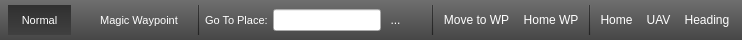
    <widget class="QFrame" name="frameTopBar">
     <property name="sizePolicy">
      <sizepolicy hsizetype="MinimumExpanding" vsizetype="Preferred">
       <horstretch>0</horstretch>
       <verstretch>0</verstretch>
      </sizepolicy>
     </property>
     <property name="minimumSize">
      <size>
       <width>0</width>
       <height>32</height>
      </size>
     </property>
     <property name="maximumSize">
      <size>
       <width>16777215</width>
       <height>40</height>
      </size>
     </property>
     <property name="contextMenuPolicy">
      <enum>Qt::NoContextMenu</enum>
     </property>
     <property name="styleSheet">
      <string notr="true">QFrame{
background-color: qlineargradient(spread:pad, x1:0.5, y1:0, x2:0.5, y2:1, stop:0 rgba(110, 110, 110, 255), stop:1 rgba(71, 71, 71, 255));
color: rgba(0, 0, 0, 128);
}

QLabel {
background-color: transparent;
/* background-color: qlineargradient(spread:pad, x1:0.5, y1:0, x2:0.5, y2:1, stop:0 rgba(0, 0, 0, 80), stop:1 rgba(0, 0, 0, 80)); */
color: rgb(255, 255, 255);
/*border: 1px solid black;*/
border: none;
border-radius: 2px;
}

QToolButton {	/* all types of tool button */ 
background-color: transparent;
color: rgb(255, 255, 255);

/*height: 24px;*/

/*border-style: none;*/
/* border: 1px solid rgba(0, 0, 0, 64);  */
/* border: 0px; */
border-radius: 0px;
/*border-radius: 3px;*/
}
QToolButton:disabled {
background-color: qlineargradient(spread:pad, x1:0.5, y1:0, x2:0.5, y2:1, stop:0 rgba(128, 128, 128, 128), stop:1 rgba(128, 128, 128, 128));
color: rgba(255, 255, 255, 128);

/*height: 24px;*/

border: none;
border-radius: 0px;
/*
border: 1px  solid rgb(255, 255, 255); 
border-radius: 0px;
border-top-color: rgba(0, 0, 0, 64);
border-right-color: rgba(0, 0, 0, 64);
border-bottom-color: rgba(255, 255, 255, 64);
border-left-color: rgba(255, 255, 255, 64);
*/
}
QToolButton:hover {
background-color: qlineargradient(spread:pad, x1:0.5, y1:0, x2:0.5, y2:1, stop:0 rgba(255, 255, 255,128), stop:1 rgba(180, 180, 180, 128));
color: rgb(255, 255, 255);

/*height: 24px;*/

border: 0px; 
border-radius: 0px;
/*border-radius: 3px;*/
}
QToolButton:pressed {
background-color: qlineargradient(spread:pad, x1:0.5, y1:0, x2:0.5, y2:1, stop:0 rgba(48, 48, 48, 255), stop:1 rgba(64, 64, 64, 255));
color: rgb(255, 255, 255);

/*height: 24px;*/

border: none;
border-radius: 0px;
/*
border: 1px  solid rgb(255, 255, 255); 
border-radius: 0px;
border-top-color: rgba(0, 0, 0, 64);
border-right-color: rgba(0, 0, 0, 64);
border-bottom-color: rgba(255, 255, 255, 64);
border-left-color: rgba(255, 255, 255, 64);
*/
}

QToolButton:checked {
background-color: qlineargradient(spread:pad, x1:0.5, y1:0, x2:0.5, y2:1, stop:0 rgba(48, 48, 48, 255), stop:1 rgba(64, 64, 64, 255));
color: rgb(255, 255, 255);

/*height: 24px;*/

border: none;
border-radius: 0px;
/*
border: 1px  solid rgb(255, 255, 255); 
border-radius: 0px;
border-top-color: rgba(0, 0, 0, 64);
border-right-color: rgba(0, 0, 0, 64);
border-bottom-color: rgba(255, 255, 255, 64);
border-left-color: rgba(255, 255, 255, 64);
*/
}

QPushButton {
background-color: transparent;
color: rgb(255, 255, 255);

/*height: 24px;*/

/*border-style: none;*/
/* border: 1px solid rgba(0, 0, 0, 64);  */
/* border: 0px; */
border-radius: 0px;
/*border-radius: 3px;*/
}
QPushButton:disabled {
background-color: qlineargradient(spread:pad, x1:0.5, y1:0, x2:0.5, y2:1, stop:0 rgba(128, 128, 128, 128), stop:1 rgba(128, 128, 128, 128));
color: rgb(255, 255, 255);

/*height: 24px;*/

border: none;
border-radius: 0px;
/*
border: 1px  solid rgb(255, 255, 255); 
border-radius: 0px;
border-top-color: rgba(0, 0, 0, 64);
border-right-color: rgba(0, 0, 0, 64);
border-bottom-color: rgba(255, 255, 255, 64);
border-left-color: rgba(255, 255, 255, 64);
*/
}
QPushButton:hover {
background-color: qlineargradient(spread:pad, x1:0.5, y1:0, x2:0.5, y2:1, stop:0 rgba(255, 255, 255,128), stop:1 rgba(180, 180, 180, 128));
color: rgb(255, 255, 255);

/*height: 24px;*/

border: 0px; 
border-radius: 0px;
/*border-radius: 3px;*/
}
QPushButton:pressed {
background-color: qlineargradient(spread:pad, x1:0.5, y1:0, x2:0.5, y2:1, stop:0 rgba(48, 48, 48, 255), stop:1 rgba(64, 64, 64, 255));
color: rgb(255, 255, 255);

/*height: 24px;*/

border: none;
border-radius: 0px;
/*
border: 1px  solid rgb(255, 255, 255); 
border-radius: 0px;
border-top-color: rgba(0, 0, 0, 64);
border-right-color: rgba(0, 0, 0, 64);
border-bottom-color: rgba(255, 255, 255, 64);
border-left-color: rgba(255, 255, 255, 64);
*/
}

QComboBox {
background-color: qlineargradient(spread:pad, x1:0.5, y1:0, x2:0.5, y2:1, stop:0 rgba(48, 48, 48, 255), stop:1 rgba(120, 120, 120, 255));
color: rgba(255, 255, 255, 255);
border: 1px solid rgba(0, 0, 0, 128); 
border-radius: 0px;
}
QComboBox::down-arrow:on {
background-color: qlineargradient(spread:pad, x1:0.5, y1:0, x2:0.5, y2:1, stop:0 rgba(48, 48, 48, 255), stop:1 rgba(120, 120, 120, 255));
top: 1px; left: 1px;	/* move the arrow when the popup is open */
}
QComboBox::down-arrow {
     image: url(:/opmap/images/combobox_down_arrow.png);
}
QComboBox:drop-down {
background-color: qlineargradient(spread:pad, x1:0.5, y1:0, x2:0.5, y2:1, stop:0 rgba(110, 110, 110, 255), stop:1 rgba(71, 71, 71, 255));
border-left: 1px solid rgba(0, 0, 0, 128);
/*     subcontrol-origin: padding;
     subcontrol-position: top right;
     border-top-right-radius: 1px;
     border-bottom-right-radius: 1px; */
}
QComboBox QAbstractItemView { /* the drop down list */
background-color: rgb(255, 255, 255);
color: rgb(0, 0, 0);
border: 1px solid rgba(0, 0, 0, 128);
selection-background-color: rgb(160, 160, 255);
border-radius: 2px;
}
</string>
     </property>
     <property name="frameShape">
      <enum>QFrame::NoFrame</enum>
     </property>
     <property name="frameShadow">
      <enum>QFrame::Plain</enum>
     </property>
     <layout class="QHBoxLayout" name="horizontalLayout_4">
      <property name="spacing">
       <number>0</number>
      </property>
      <property name="margin">
       <number>0</number>
      </property>
      <item>
       <layout class="QHBoxLayout" name="layoutWidgetStatusBar_2">
        <property name="spacing">
         <number>5</number>
        </property>
        <property name="leftMargin">
         <number>8</number>
        </property>
        <property name="topMargin">
         <number>5</number>
        </property>
        <property name="rightMargin">
         <number>8</number>
        </property>
        <property name="bottomMargin">
         <number>5</number>
        </property>
        <item>
         <widget class="QToolButton" name="toolButtonNormalMapMode">
          <property name="sizePolicy">
           <sizepolicy hsizetype="Fixed" vsizetype="Preferred">
            <horstretch>0</horstretch>
            <verstretch>0</verstretch>
           </sizepolicy>
          </property>
          <property name="font">
           <font>
            <pointsize>8</pointsize>
           </font>
          </property>
          <property name="toolTip">
           <string>Normal Map Mode</string>
          </property>
          <property name="text">
           <string>   Normal   </string>
          </property>
          <property name="iconSize">
           <size>
            <width>16</width>
            <height>32</height>
           </size>
          </property>
          <property name="checkable">
           <bool>true</bool>
          </property>
          <property name="checked">
           <bool>true</bool>
          </property>
          <property name="toolButtonStyle">
           <enum>Qt::ToolButtonTextOnly</enum>
          </property>
         </widget>
        </item>
        <item>
         <spacer name="horizontalSpacer">
          <property name="orientation">
           <enum>Qt::Horizontal</enum>
          </property>
          <property name="sizeType">
           <enum>QSizePolicy::Fixed</enum>
          </property>
          <property name="sizeHint" stdset="0">
           <size>
            <width>10</width>
            <height>20</height>
           </size>
          </property>
         </spacer>
        </item>
        <item>
         <widget class="QToolButton" name="toolButtonMagicWaypointMapMode">
          <property name="sizePolicy">
           <sizepolicy hsizetype="Fixed" vsizetype="Preferred">
            <horstretch>0</horstretch>
            <verstretch>0</verstretch>
           </sizepolicy>
          </property>
          <property name="font">
           <font>
            <pointsize>8</pointsize>
           </font>
          </property>
          <property name="toolTip">
           <string>Magic Waypoint Map Mode</string>
          </property>
          <property name="text">
           <string>   Magic Waypoint   </string>
          </property>
          <property name="iconSize">
           <size>
            <width>16</width>
            <height>32</height>
           </size>
          </property>
          <property name="checkable">
           <bool>true</bool>
          </property>
          <property name="toolButtonStyle">
           <enum>Qt::ToolButtonTextOnly</enum>
          </property>
         </widget>
        </item>
        <item>
         <widget class="Line" name="line_6">
          <property name="frameShadow">
           <enum>QFrame::Plain</enum>
          </property>
          <property name="orientation">
           <enum>Qt::Vertical</enum>
          </property>
         </widget>
        </item>
        <item>
         <widget class="QLabel" name="label_2">
          <property name="font">
           <font>
            <pointsize>8</pointsize>
           </font>
          </property>
          <property name="text">
           <string>Go To Place:</string>
          </property>
         </widget>
        </item>
        <item>
         <widget class="QLineEdit" name="leFind"/>
        </item>
        <item>
         <widget class="QToolButton" name="tbFind">
          <property name="text">
           <string>...</string>
          </property>
          <property name="icon">
           <iconset resource="opmap.qrc">
            <normaloff>:/opmap/images/waypoint.png</normaloff>:/opmap/images/waypoint.png</iconset>
          </property>
         </widget>
        </item>
        <item>
         <spacer name="horizontalSpacer_4">
          <property name="orientation">
           <enum>Qt::Horizontal</enum>
          </property>
          <property name="sizeHint" stdset="0">
           <size>
            <width>10</width>
            <height>20</height>
           </size>
          </property>
         </spacer>
        </item>
        <item>
         <widget class="QLabel" name="label">
          <property name="font">
           <font>
            <pointsize>8</pointsize>
           </font>
          </property>
          <property name="text">
           <string/>
          </property>
         </widget>
        </item>
        <item>
         <widget class="Line" name="lineWaypoint">
          <property name="frameShadow">
           <enum>QFrame::Plain</enum>
          </property>
          <property name="orientation">
           <enum>Qt::Vertical</enum>
          </property>
         </widget>
        </item>
        <item>
         <widget class="QToolButton" name="toolButtonMoveToWP">
          <property name="sizePolicy">
           <sizepolicy hsizetype="Fixed" vsizetype="Preferred">
            <horstretch>0</horstretch>
            <verstretch>0</verstretch>
           </sizepolicy>
          </property>
          <property name="toolTip">
           <string>Click to move the UAV to the magic waypoint position</string>
          </property>
          <property name="text">
           <string>Move to WP</string>
          </property>
          <property name="icon">
           <iconset resource="opmap.qrc">
            <normaloff>:/opmap/images/move_to_wp.png</normaloff>:/opmap/images/move_to_wp.png</iconset>
          </property>
          <property name="iconSize">
           <size>
            <width>28</width>
            <height>28</height>
           </size>
          </property>
         </widget>
        </item>
        <item>
         <widget class="QToolButton" name="toolButtonHomeWaypoint">
          <property name="sizePolicy">
           <sizepolicy hsizetype="Fixed" vsizetype="Preferred">
            <horstretch>0</horstretch>
            <verstretch>0</verstretch>
           </sizepolicy>
          </property>
          <property name="toolTip">
           <string>Move the magic waypoint to the home position</string>
          </property>
          <property name="text">
           <string>Home WP</string>
          </property>
          <property name="icon">
           <iconset resource="opmap.qrc">
            <normaloff>:/opmap/images/home_wp.png</normaloff>:/opmap/images/home_wp.png</iconset>
          </property>
          <property name="iconSize">
           <size>
            <width>28</width>
            <height>28</height>
           </size>
          </property>
         </widget>
        </item>
        <item>
         <widget class="Line" name="line_8">
          <property name="frameShadow">
           <enum>QFrame::Plain</enum>
          </property>
          <property name="orientation">
           <enum>Qt::Vertical</enum>
          </property>
         </widget>
        </item>
        <item>
         <widget class="QToolButton" name="toolButtonMapHome">
          <property name="sizePolicy">
           <sizepolicy hsizetype="Fixed" vsizetype="Preferred">
            <horstretch>0</horstretch>
            <verstretch>0</verstretch>
           </sizepolicy>
          </property>
          <property name="toolTip">
           <string>Center map over home position</string>
          </property>
          <property name="text">
           <string>Home</string>
          </property>
          <property name="icon">
           <iconset resource="opmap.qrc">
            <normaloff>:/opmap/images/gcs.png</normaloff>:/opmap/images/gcs.png</iconset>
          </property>
          <property name="iconSize">
           <size>
            <width>28</width>
            <height>28</height>
           </size>
          </property>
          <property name="autoRepeat">
           <bool>false</bool>
          </property>
          <property name="toolButtonStyle">
           <enum>Qt::ToolButtonIconOnly</enum>
          </property>
          <property name="autoRaise">
           <bool>false</bool>
          </property>
         </widget>
        </item>
        <item>
         <widget class="QToolButton" name="toolButtonMapUAV">
          <property name="sizePolicy">
           <sizepolicy hsizetype="Fixed" vsizetype="Preferred">
            <horstretch>0</horstretch>
            <verstretch>0</verstretch>
           </sizepolicy>
          </property>
          <property name="toolTip">
           <string>Center map over UAV position</string>
          </property>
          <property name="text">
           <string>UAV</string>
          </property>
          <property name="icon">
           <iconset resource="opmap.qrc">
            <normaloff>:/opmap/images/uav.png</normaloff>:/opmap/images/uav.png</iconset>
          </property>
          <property name="iconSize">
           <size>
            <width>28</width>
            <height>28</height>
           </size>
          </property>
          <property name="checkable">
           <bool>true</bool>
          </property>
          <property name="autoRepeat">
           <bool>false</bool>
          </property>
          <property name="toolButtonStyle">
           <enum>Qt::ToolButtonIconOnly</enum>
          </property>
          <property name="autoRaise">
           <bool>false</bool>
          </property>
         </widget>
        </item>
        <item>
         <widget class="QToolButton" name="toolButtonMapUAVheading">
          <property name="sizePolicy">
           <sizepolicy hsizetype="Fixed" vsizetype="Preferred">
            <horstretch>0</horstretch>
            <verstretch>0</verstretch>
           </sizepolicy>
          </property>
          <property name="toolTip">
           <string>Map rotation follows UAV heading</string>
          </property>
          <property name="text">
           <string>Heading</string>
          </property>
          <property name="icon">
           <iconset resource="opmap.qrc">
            <normaloff>:/opmap/images/uav_heading.png</normaloff>:/opmap/images/uav_heading.png</iconset>
          </property>
          <property name="iconSize">
           <size>
            <width>28</width>
            <height>28</height>
           </size>
          </property>
          <property name="checkable">
           <bool>true</bool>
          </property>
          <property name="autoRepeat">
           <bool>false</bool>
          </property>
          <property name="toolButtonStyle">
           <enum>Qt::ToolButtonIconOnly</enum>
          </property>
          <property name="autoRaise">
           <bool>false</bool>
          </property>
         </widget>
        </item>
       </layout>
      </item>
     </layout>
    </widget>
